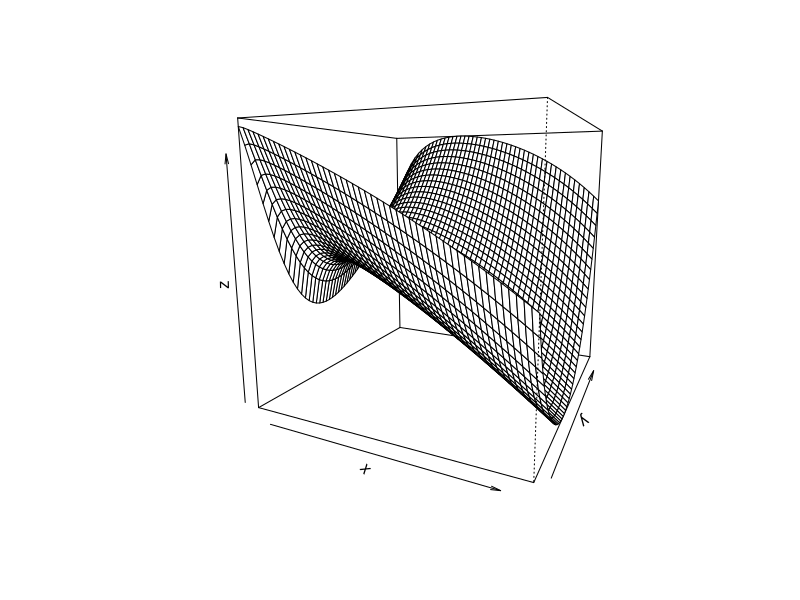
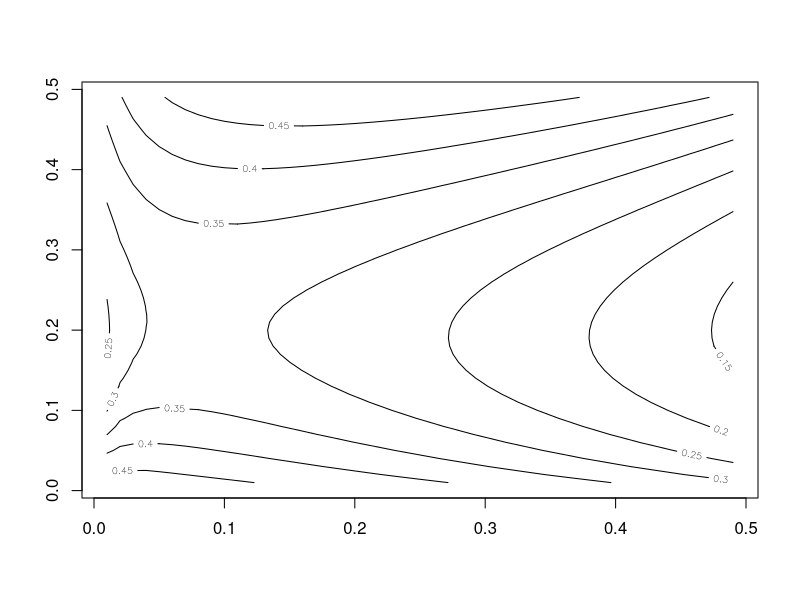
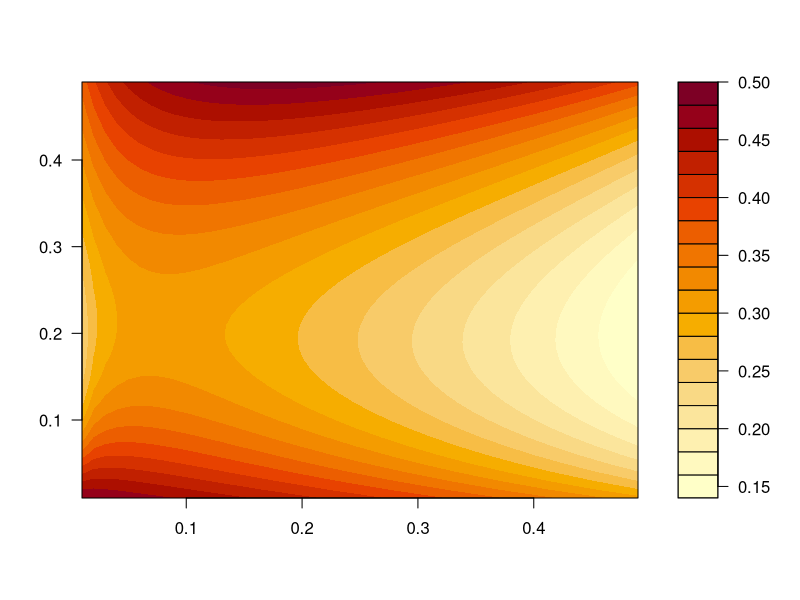

Generate these figures, in order, with R:
rm(list = ls())

# From Freek de Haas
SlopeFunction <- function(o,y)
{
	z <- (-1*(o^3-y^3+2*(1-o-y)*o^2+2*o*y^2+o*(1-o-y)^2-(1-o-y)*y^2+o*y+(1-o-y)*o)^2 
  	+ y^3+o^3+2*o*y^2+2*(1-o-y)*o^2-2*y*o^2-2*(1-o-y)*o*y+(1-o-y)*o+o*y)/(-1*(o^3-y^3+2*(1-o-y)*o^2+2*o*y^2+o*(1-o-y)^2-(1-o-y)*y^2+o*y+(1-o-y)*o)^2 
		+ y^3+o^3+2*y*o^2+2*(1-o-y)*o^2+o*y^2+(1-o-y)*y^2+o*(1-o-y)^2+o*y+(1-o-y)*o
 		+ 4*(1-o-y)*o*y)
	return (z)
}

x <- seq(0.01,0.49,0.01)
y <- seq(0.01,0.49,0.01)
z <- outer(x,y,SlopeFunction)

persp(x,y,z,theta=25,phi=10,scale=TRUE,nticks=10)
contour(x,y,z)
filled.contour(x,y,z)
